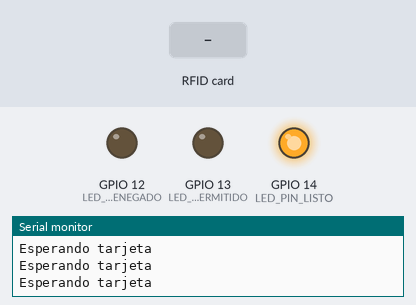
The sketch below on a simulated ESP32. On the bench: output pins drawn as LEDs (lit = HIGH), the last lines printed to the serial monitor. The inputs (shaded band) are chosen by the test bench. WiFi joins after 1.5 s; servers stay silent unless stated; uploads are accepted with an empty reply.

Above: at 4.7 s.
4.8 s: RFID card 5E 7A 19 C4 held to the reader
At 5.25 s:
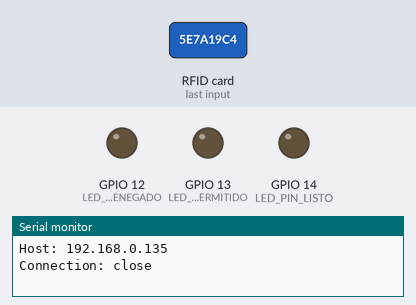
At 5.6 s:
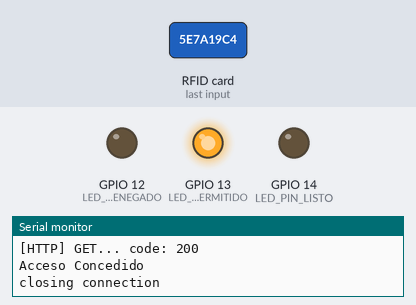
Timing chart, 0 to 8.4 s (numbered marks = the images above; inputs shaded):
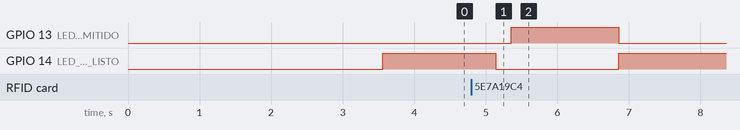

Measured:
- after the input at 4.8 s, GPIO 13 (LED_PIN_PERMITIDO): LOW → HIGH after 0.56 s, → LOW 1.5 s later; GPIO 14 (LED_PIN_LISTO): HIGH → LOW after 0.34 s, → HIGH 1.7 s later

The sketch:

ESP32DevKitV1_Controlador_Cliente_http.ino
```cpp
#include <WiFi.h>
#include <SPI.h>
#include <MFRC522.h>
#include <HTTPClient.h>
/*************/
/* Constantes */

#define SERIAL_BITRATE 115200

/* RFID */
#define RFID_PIN_RESET 5
#define RFID_PIN_SPI 21
/* LUD LED DE PRUEBA*/
#define LED_PIN_LISTO 14
#define LED_PIN_DENEGADO 12
#define LED_PIN_PERMITIDO 13


//const char* ssid     = "FABLAB";
//const char* password = "FabLabMerida2020";

const char* ssid     = "REDACTED";
const char* password = "REDACTED";

//const char* host = "158.49.92.110";
const char* host = "192.168.0.135"; // IP local del servidor
const char* nodopuerta   = "1";
/* Inicializaciones de clase */

/**
 * Muestra la array de bytes
 * @param buffer: El la array de bytes
 * @param bufferSize: El tamaño de la array de bytes
 * **/
void mostrarByteArray(byte* buffer, byte bufferSize) {
    for (byte i = 0; i < bufferSize; i++) {
        Serial.print(buffer[i] < 0x10 ? " 0" : " ");
        Serial.print(buffer[i], HEX);
    }
    Serial.println("");
}

MFRC522 mfrc522 (RFID_PIN_SPI, RFID_PIN_RESET);
MFRC522::MIFARE_Key clave = {keyByte: {0xFF, 0xFF, 0xFF, 0xFF, 0xFF, 0xFF}};


void setup()
{
    Serial.begin(SERIAL_BITRATE);
    SPI.begin();
    mfrc522.PCD_Init();
    delay(10);

    pinMode(LED_PIN_LISTO, OUTPUT);
    pinMode(LED_PIN_DENEGADO , OUTPUT);
    pinMode(LED_PIN_PERMITIDO, OUTPUT);

    // We start by connecting to a WiFi network

    Serial.println();
    Serial.println();
    delay(2000);
    Serial.print("Connecting to ");
    Serial.println(ssid);

    WiFi.begin(ssid, password);

    while (WiFi.status() != WL_CONNECTED) {
        delay(500);
        Serial.print(".");
    }

    Serial.println("");
    Serial.println("WiFi connected");
    Serial.println("IP address: ");
    Serial.println(WiFi.localIP());
    Serial.println("Setup Finalizado");
    digitalWrite(LED_PIN_LISTO,HIGH);

}

/** Prubeas **/
void loop()
{
    if (!mfrc522.PICC_IsNewCardPresent()) {
        Serial.println("Esperando tarjeta");
        delay(500);
        return;
    }

    // Si hay una tarjeta cerca, que la eleccione
    // En caso contrario que no continúe
    if (!mfrc522.PICC_ReadCardSerial()) {
        Serial.println("Esperando tarjeta");
        delay(500);
        return;
    }
    digitalWrite(LED_PIN_LISTO,LOW);
    mostrarByteArray(mfrc522.uid.uidByte, mfrc522.uid.size);  // Motrar el UID
    String strUID1 = String(mfrc522.uid.uidByte[0]) + "-" + String(mfrc522.uid.uidByte[1]) + "-" + String(mfrc522.uid.uidByte[2]) + "-" + String(mfrc522.uid.uidByte[3]);
    Serial.println(strUID1);
    if (autenticar(strUID1)) {
      digitalWrite(LED_PIN_PERMITIDO,HIGH);

    } else {
      digitalWrite(LED_PIN_DENEGADO,HIGH);
    }
    delay(1500);
    digitalWrite(LED_PIN_PERMITIDO,LOW);
    digitalWrite(LED_PIN_DENEGADO,LOW);
    digitalWrite(LED_PIN_LISTO,HIGH);
}
bool autenticar (String privateKey) {
      Serial.print("connecting to ");
    Serial.println(host);

    // Use WiFiClient class to create TCP connections
    HTTPClient http;
    const int httpPort = 80;

    // We now create a URI for the request
    String url = "http://";
    url += host;
    url += "/";
    url += "?nodo=";
    url += "1";
    url += "&rfid=";
    url += privateKey;
    http.begin(url);

    Serial.print("Requesting URL: ");
    Serial.println(url);

    // This will send the request to the server
    Serial.println(String("GET ") + url + " HTTP/1.1\r\n" +
                 "Host: " + host + "\r\n" +
                 "Connection: close\r\n\r\n");

    int httpCode = http.GET();
    Serial.println("http code");
    Serial.print(httpCode);
    Serial.println();
    bool acceso_concedido = false;

        // httpCode will be negative on error
        if(httpCode > 0) {
            // HTTP header has been send and Server response header has been handled
            Serial.printf("[HTTP] GET... code: %d\n", httpCode);

            // file found at server
            if(httpCode == HTTP_CODE_OK) {
                String payload = http.getString();
                Serial.println("Acceso Concedido");
                acceso_concedido = true;

            } else if (httpCode == 500) {
              Serial.println("Usuario no encontrado");
              acceso_concedido = false;
            } else if (httpCode == 401) {
              Serial.println("Acceso denegado");
              acceso_concedido = false;
            }
        } else {
            Serial.printf("[HTTP] GET... failed, error: %s\n", http.errorToString(httpCode).c_str());
        }
        http.end();

    Serial.println();
    Serial.println("closing connection");
    return acceso_concedido;
}
```
